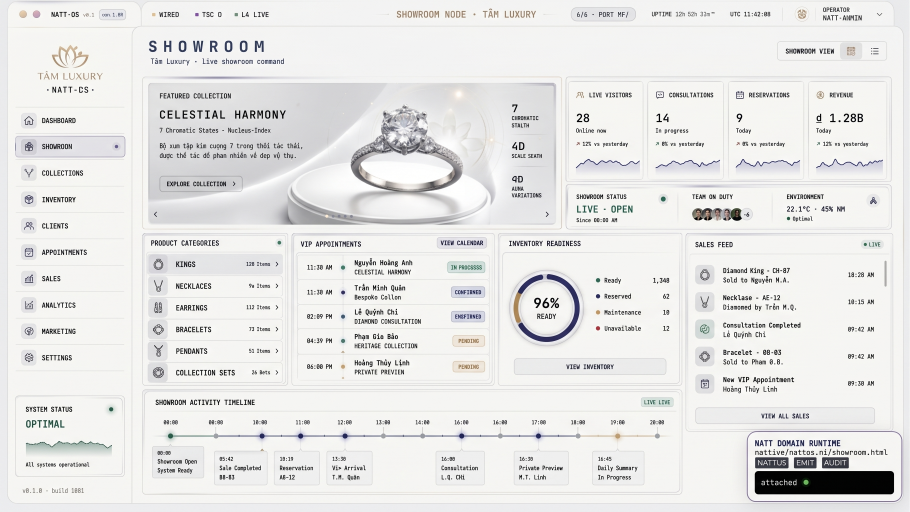
#> input picture NaUion-Server/Gemini_Generated_Image_m2y036m2y036m2y0.jpeg, 2730 x 1536 px (shown at 1/3 size)
$ python render_logo.py ../NaUion-Server/Gemini_Generated_Image_m2y036m2y036m2y0.jpeg
#> lines starting #> are read from the running program, lines starting #| are printed output that depends on the picture
#!/usr/bin/env python3
# -*- coding: utf-8 -*-
"""
render_logo.py
==============
@nauion-tool python-pure v1
@scope sovereign-audit-logo-render
@paradigm B (Bash thuần — anh hai Thiên Lớn ratify ss20260427)
@invoked-by nattos.sh after audit completes
@authority Sirawat Băng (Obikeeper QNEU 313.5)

Render ANSI true-color logo art (fade-in) from PNG file.
Usage:
  python3 tools/render_logo.py <logo_file_path>
"""
import sys
import time


def main() -> int:
    if len(sys.argv) < 2:
        print("Usage: render_logo.py <logo_file>", file=sys.stderr)
        return 1

    logo_file = sys.argv[1]

    try:
        from PIL import Image
    except ImportError:
        return 1

    TOP = chr(9600)  # ▀
    BOT = chr(9604)  # ▄
    RST = chr(27) + "[0m"

    try:
        img = Image.open(logo_file).convert('RGB')
#> img is the input picture: PIL image 2730x1536 RGB; mean R, G, B 230.4, 230.1, 229.1
    except Exception:
        return 1

    TW = 74
    aspect = img.height / img.width
#> aspect = 0.563
    rh = int(TW * aspect * 0.55)
#> rh = 22
    rh = max(rh, 3)
    rh = rh + (rh % 1)
    img = img.resize((TW, rh), Image.LANCZOS)
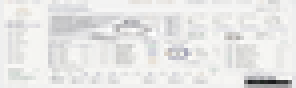
#> img: PIL image 74x22 RGB (shown 4 times larger); mean R, G, B 230.3, 230, 229
    px = img.load()
    w, h = img.size
#> w = 74; h = 22

    for y in range(0, h - 1, 2):
        line = "  "
        has_content = False
        for x in range(w):
            r1, g1, b1 = px[x, y]
            r2, g2, b2 = px[x, y + 1]
            b_1 = r1 + g1 + b1
            b_2 = r2 + g2 + b2
            if b_1 < 18 and b_2 < 18:
                line += " "
            elif b_2 < 18:
                line += f"{chr(27)}[38;2;{r1};{g1};{b1}m{TOP}{RST}"
                has_content = True
            elif b_1 < 18:
                line += f"{chr(27)}[38;2;{r2};{g2};{b2}m{BOT}{RST}"
                has_content = True
            else:
                line += f"{chr(27)}[38;2;{r1};{g1};{b1};48;2;{r2};{g2};{b2}m{TOP}{RST}"
                has_content = True
        if has_content:
            print(line)
            sys.stdout.flush()
            time.sleep(0.15)

    print()
    print(f"  {chr(27)}[38;5;214m{chr(9883)}  natt-os {chr(183)} Distributed Living Organism{RST}")
    print()

    return 0


if __name__ == "__main__":
    sys.exit(main())
#> (the program exits here)
